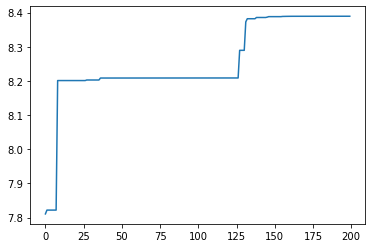

Write the Python code that produced this figure.
# -*- coding: utf-8 -*-
"""
Created on Sun Jan 24 21:34:17 2021

@author: Kai
"""

import numpy as np
import math
import matplotlib.pyplot as plt 
import random

def fitness (x,y):
    fit = math.exp(-0.2*(pow(x,4)+pow(y,4)) ) +math.exp(math.cos(2*math.pi*x)+math.cos(2*math.pi*y))
    return fit

'--------------------parameter setting-------------------'
n_p =40                             #number of particle
n_d=2                                 #number of dimension [x,y]
c1=2                                  #self confidence factor
c2=2                                  #swarm confidence factor
w=0.8                                 #weight=0.8
v_max=0.3*3                           #vmax=k*X_max  k=0.3  X_max=3
b_r=0.8                               #boundary rate :limit X,Y
crazy_r=0.2                           #crazy rate : Maintain Diversity
n_iteration=200                       #number of iteration
particle= np.zeros((n_p,n_d))
velocity=np.zeros((n_p,n_d))
obj= np.zeros(n_p)
pbest=np.zeros((n_p,n_d+1))
gbest=np.zeros((1,n_d+1))
history=[]
maxg=0

'--------------------main-------------------'
'initialization'
for p in range(0,n_p):
    velocity[p,0]=round(random.uniform(-0.5,0.5),3)
    velocity[p,1]=round(random.uniform(-0.5,0.5),3)
    particle[p,0]=round(random.uniform(-1,2),3)       #-1<x<2  Constraint Handling
    particle[p,1]=round(random.uniform(-2,1),3)       #-2<y<1  Constraint Handling
    while particle[p,0]+particle[p,1] > 1:
        particle[p,0]=round(random.uniform(-1,2),3)   #   x+y<=1  Constraint Handling
        particle[p,1]=round(random.uniform(-2,1),3)
n_time=0
while n_time < n_iteration:
   for p in range (0,n_p):
       obj[p]=fitness(particle[p,0],particle[p,1])
       if pbest[p,2] < obj[p]:                        #updated pbest
            pbest[p,0] = particle[p,0]
            pbest[p,1] = particle[p,1]
            pbest[p,2] = obj[p] 
       if obj[p] > gbest[0,2]:                        #updated gbest
            gbest[0,0]=particle[p,0]
            gbest[0,1]=particle[p,1]
            gbest[0,2]=obj[p]
   r1=random.uniform(0,1)
   r2=random.uniform(0,1)
   for p in range(0,n_p):
       rand=random.uniform(0,1)
       if rand < crazy_r:                                   #Maintain Diversity:Craziness 
            velocity[p]=round(v_max*random.uniform(0,1),3)  #small than 0.2, go crazy(change velocity)
       else:
            velocity[p]=w*velocity[p]+r1*c1*(pbest[p,:2]-particle[p])+r2*c2*(gbest[len(gbest)-1,:2]-particle[p])
   for p in range(0,n_p):
        if abs(velocity[p,0])>v_max:                            #velocity limit:Damping limit for velocity
            velocity[p,0]=velocity[p,0]/abs(velocity[p,0])*v_max
        if abs(velocity[p,1])>v_max:                            #velocity limit:Damping limit for velocity
            velocity[p,1]=velocity[p,1]/abs(velocity[p,1])*v_max
        if particle[p,0]+particle[p,1]+velocity[p,0]+velocity[p,1]<=1 :  #x+y<=1  Constraint Handling
            particle[p]=particle[p]+velocity[p]                         #if violate then ,Velocity=0          
        if particle[p,0] > 2:                      #Constraint Handling:Bouncing strategy rate=0.8
            particle[p,0]=2-(particle[p,0]-2)*b_r  #Boundary=2       -1<x<2
        if particle[p,0] < -1:                     #Boundary=-1
            particle[p,0]=-1-(particle[p,0]+1)*b_r
        if particle[p,1] > 1:                      #Constraint Handling:Bouncing strategy rate=0.8
            particle[p,1]=1-(particle[p,1]-1)*b_r  #Boundary=1       -2<y<1
        if particle[p,1] < -2:                     #Boundary=-2
            particle[p,1]=-2-(particle[p,1]+2)*b_r
        particle[p,0]=round(particle[p,0],3) 
        particle[p,1]=round(particle[p,1],3)
   w= 0.8-(n_time/n_iteration)*0.8                     #Inertia weight upper bound=0.8 lower bound=0
   history.append(gbest[0,2])
   n_time=n_time+1
'display'
plt.plot(history)
print('x',gbest[0,0],'y',gbest[0,1],'fitness',gbest[0,2])
       
